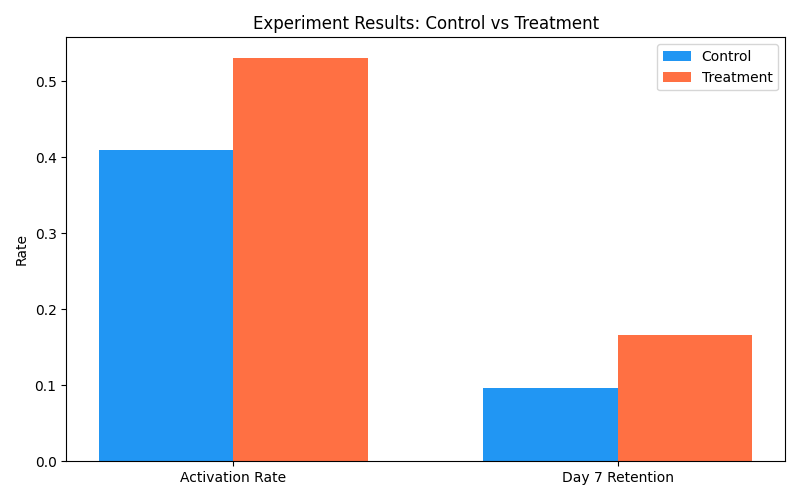

This chart was generated by the following Python code:
import pandas as pd
import numpy as np
from scipy import stats
import hashlib
import matplotlib.pyplot as plt

np.random.seed(42)

# Simulate event pipeline
n_users = 1000

users = pd.DataFrame(
    {
        'user_id': range(1, n_users + 1),
        'signup_data': pd.date_range('2024-01-01', periods=n_users, freq='2h'),
        'country': np.random.choice(['US', 'UK', 'CA'], n_users, p=[0.6, 0.2, 0.2]),
        'plan': np.random.choice(['free', 'pro'], n_users, p=[0.85, 0.15])
    }
)
# Assignment service
def get_variant(user_id, experiment_id):
    hash_input = f"{user_id}_{experiment_id}".encode()
    hash_value = int(hashlib.md5(hash_input).hexdigest(), 16)
    return 'treatment' if hash_value % 2 == 0 else 'control'

users['variant'] = users['user_id'].apply(
    lambda uid: get_variant(
        uid,
        'retention_prompt_test'
    )
)

# Simulate events
events = []
for _, user in users.iterrows():
    # activation
    activation_prob = 0.52 if user['variant'] == 'treatment' else 0.42
    activated = np.random.binomial(1, activation_prob)

    if activated:
        events.append(
            {
                'user_id': user['user_id'],
                'event_name': 'sent_message',
                'variant': user['variant'],
                'day': 0
            }
        )

        # day 7 activation
        retention_prob = 0.28 if user['variant'] == 'treatment' else 0.22
        retained = np.random.binomial(1, retention_prob)
        if retained:
            events.append(
                {
                    'user_id': user['user_id'],
                    'event_name': 'returned_day7',
                    'variant': user['variant'],
                    'day': 7
                }
            )

events_df = pd.DataFrame(events)

# Analyze results
print("\n=== Experiment Results ===")

for metric in ['sent_message', 'returned_day7']:
    metric_df = events_df[events_df['event_name'] == metric]
    rates = metric_df.groupby('variant')['user_id'].nunique() / \
        users.groupby('variant')['user_id'].nunique()

    control_rate = rates.get('control',0)
    treatment_rate = rates.get('treatment',0)
    lift = treatment_rate - control_rate

    print(f"\n{metric}:")
    print(f" Control: {control_rate:.1%}")
    print(f" Treatment: {treatment_rate:.1%}")
    print(f" Lift: {lift:.2%}")


# SRM Check
print("\n=== SRM Check ===")
variant_counts = users['variant'].value_counts()
chi2, p_srm = stats.chisquare(
    [variant_counts.get('control',0),
     variant_counts.get('treatment', 0)],
     [n_users / 2, n_users / 2]
)

print(f"Split: {variant_counts.get('control')} control / {variant_counts.get('treatment')} treatment")
print(f"SRM p-value: {p_srm:.4f}")
print("OK: No SRM" if p_srm > 0.05 else "WARNING: SRM detected")

# Cohort retention by variant
activation_users = events_df[events_df['event_name'] == 'sent_message']['user_id']
retention_users = events_df[events_df['event_name'] == 'returned_day7']['user_id']

users['activated'] = users['user_id'].isin(activation_users).astype(int)
users['retained_day7'] = users['user_id'].isin(retention_users).astype(int)

summary = users.groupby('variant')[
    ['activated','retained_day7']
].mean()
print("\n=== Summary by Variant ====") 
print(summary.round(3))

# Plot 
fig, ax = plt.subplots(figsize=(8, 5))
metrics = ['activated', 'retained_day7']
x = np.arange(len(metrics))
width = 0.35 

control_vals = [summary.loc['control', m] for m in metrics]
treatment_vals = [summary.loc['treatment', m] for m in metrics]

ax.bar(x - width/2, control_vals, width, label='Control', color='#2196F3')
ax.bar(x + width/2, treatment_vals, width, label='Treatment', color='#FF7043')
ax.set_xticks(x)
ax.set_xticklabels(['Activation Rate', 'Day 7 Retention'])
ax.set_ylabel('Rate')
ax.set_title('Experiment Results: Control vs Treatment')
ax.legend()
plt.tight_layout()
plt.savefig('growth_system.png')
print("\nChart saved as growth_system.png\n")
